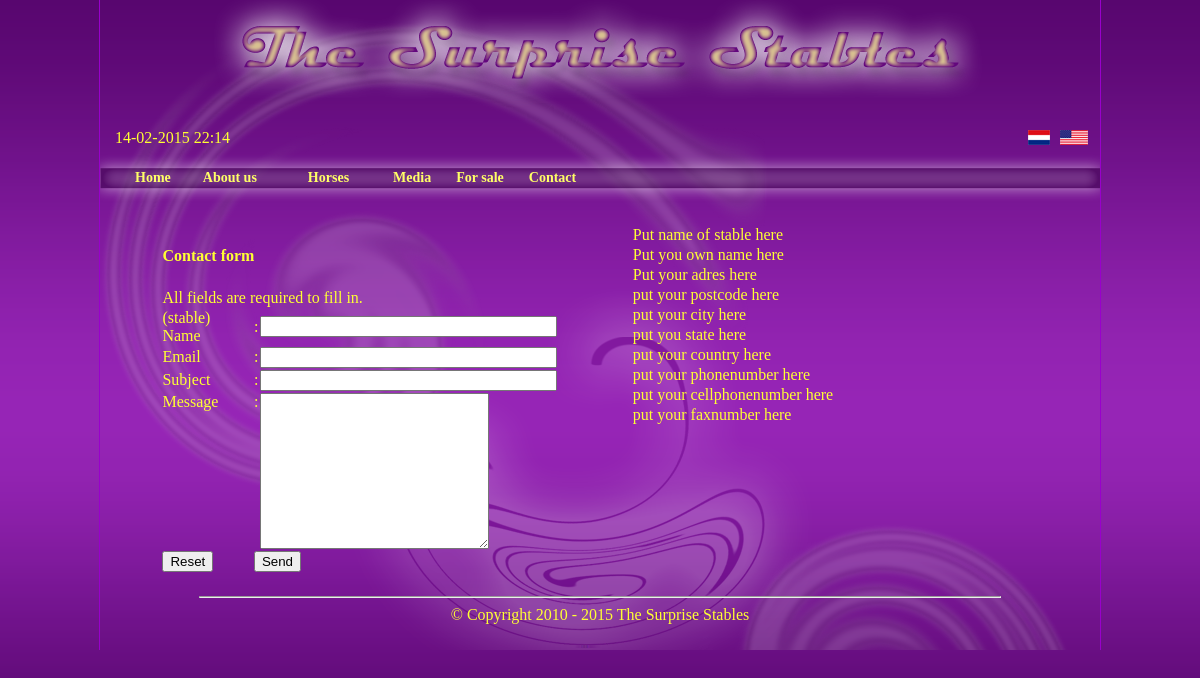
The page /contact.php?lang=en on the database its author committed.
### tables this page shows
CREATE TABLE IF NOT EXISTS `general_contact` (
  `id` mediumint(10) NOT NULL AUTO_INCREMENT,
  `stable` varchar(250) NOT NULL,
  `name` varchar(250) NOT NULL,
  `adres` varchar(250) NOT NULL,
  `postcode` varchar(100) NOT NULL,
  `city` varchar(250) NOT NULL,
  `state` varchar(250) NOT NULL,
  `country` varchar(250) NOT NULL,
  `tel` varchar(100) NOT NULL,
  `cell` varchar(100) NOT NULL,
  `fax` varchar(100) NOT NULL,
  `email` varchar(250) NOT NULL,
  `web` varchar(250) NOT NULL,
  `contactdetails` mediumint(5) NOT NULL,
  `contactform` mediumint(5) NOT NULL,
  PRIMARY KEY (`id`)
);

### config/config.php (called while the page is built, shortened)
<?php
	$menu_set		=	"1";
?>

### lang/en/main.php (called while the page is built, shortened)
<?php
$CONTACT		=	array(
						  "form"		=>	"Contact form",
						  "all fields"	=>	"All fields are required to fill in.",
						  "stable"		=>	"(stable) Name",
						  "email"		=>	"Email",
						  "subject"		=>	"Subject",
						  "message"		=>	"Message",
						  "reset"		=>	"Reset",
						  "submit"		=>	"Send",
						  );
?>

### contact.php (the view, shortened to what this page needs)
<?php
if ($menu_set == 1)
		{
			include ('includes/menu.php');
		}
?>
<div class="overall_body">
   		<div id="body">
        	<div class="body_full">
<?php
$tablename	=	"general_contact";
			$sql ="SELECT * FROM ".$tablename." ";
    				$data = mysql_query($sql);
					if (mysql_num_rows($data)==0)
					echo "No records available";
					else
						{
						$info = mysql_fetch_array( $data );
								$stable			=	$info['stable'];
								$name			=	$info['name'];
								$adres			=	$info['adres'];
								$postcode		=	$info['postcode'];
								$city			=	$info['city'];
								$state			=	$info['state'];
								$country		=	$info['country'];
								$tel			=	$info['tel'];
								$cell			=	$info['cell'];
								$fax			=	$info['fax'];
								$contactdetails	=	$info['contactdetails'];
								$contactform	=	$info['contactform'];
						}
?>
<?php
if ($contactform == "1" && $contactdetails == "1")
	{
		echo "<div class='halve'>";
	}
if ($contactform=="1")
{
?>
<?php
	include ('includes/contact_script.php');
?>
<table>
	<tr>
    	<th colspan="3">
        	<h4>
            	<?php echo $CONTACT['form'] ; ?>
            </h4>
        </th>
    </tr>
	<tr>
    	<th colspan="3">
            <?php echo $CONTACT['all fields'] ; ?>
        </th>
    </tr>
	<tr>
    	<td>
        	<?php echo $CONTACT['stable'] ; ?>
        </td>
        <td>
        	:
        </td>
        <td>
        	<input name="name" type="text" size="34" />
        </td>
    </tr>
    <tr>
    	<td>
        	<?php echo $CONTACT['email'] ; ?>
        </td>
        <td>
        	:
        </td>
        <td>
        	<input name="email" type="text" size="34" />
        </td>
    </tr>
    <tr>
    	<td>
        	<?php echo $CONTACT['subject'] ; ?>
        </td>
        <td>
        	:
        </td>
        <td>
        	<input name="subject" type="text" size="34" />
        </td>
    </tr>
    <tr>
    	<td valign="top">
        	<?php echo $CONTACT['message'] ; ?>
        </td>
        <td valign="top">
        	:
        </td>
        <td>
        	<textarea name="message" cols="26" rows="10"></textarea>
        </td>
    </tr>
    <tr>
    	<td>
        	<input name="reset" type="reset" value="<?php echo $CONTACT['reset'] ; ?>" />
        </td>
        <th colspan="2">
        	<input name="submit" type="submit" value="<?php echo $CONTACT['submit'] ; ?>" />
        </th>
    </tr>
</table>
<?php
}
if ($contactform == "1" && $contactdetails == "1")
	{
		echo "</div>";
	}
if ($contactform == "1" && $contactdetails == "1")
	{
		echo "<div class='halve'>";
	}
if ($contactdetails=="1")
{
?>
<table>
	<tr>
    	<td>
        	<?php echo $stable ; ?>
        </td>
    </tr>
	<tr>
    	<td>
        	<?php echo $name ; ?>
        </td>
    </tr>
	<tr>
    	<td>
        	<?php echo $adres ; ?>
        </td>
    </tr>
	<tr>
    	<td>
        	<?php echo $postcode ; ?>
        </td>
    </tr>
	<tr>
    	<td>
        	<?php echo $city ; ?>
        </td>
    </tr>
	<tr>
    	<td>
        	<?php echo $state ; ?>
        </td>
    </tr>
	<tr>
    	<td>
        	<?php echo $country ; ?>
        </td>
    </tr>
	<tr>
    	<td>
        	<?php echo $tel ; ?>
        </td>
    </tr>
	<tr>
    	<td>
        	<?php echo $cell ; ?>
        </td>
    </tr>
	<tr>
    	<td>
        	<?php echo $fax ; ?>
        </td>
    </tr>
</table>
<?php
}
if ($contactform == "1" && $contactdetails == "1")
	{
		echo "</div>";
	}
?>
   </div>
   </div>
</div>

### style/common.css (style rules this page uses)
html, body { text-align : center; width : 100%; margin : 0px; padding : 0px; background-color: #290333; background-image: url(../images/body_bg.png); background-repeat: repeat; color : #ffff33; min-height : 100%; font-family : Comic Sans MF ; }
div.container { width : 1000px; min-height : 100%; height : auto; min-height : 650px; margin : 0px auto; padding : 0px; background-image: url(../images/container_bg.png); border-left : 1px solid #9900cc; border-right : 1px solid #9900cc; height : 100%; overflow : auto; *overflow : none; float : none; }
div.top { width : 100%; height : 125px; margin : 0 0 0 0; float : left; background-image: url(../images/header.png); background-repeat: no-repeat; }
div.footer { width : 100%; height : 40px; margin : 0 0 0 0; float : left; font-family : Comic Sans MF ; }
#language div.lang { width : 998px; height : 25px; margin : 0 0 0 0; line-height : 25px; float : left; }
#language div.selectflag { width : auto; height : 15px; float : right; margin-top : 5px; margin-right : 10px; border : none; cursor : pointer; }
#language img { border : none; }
#language div.time { width : auto; height : 25px; line-height : 25px; margin-left : 15px; float : left; }
#body div.body_full { width : 98%; height : auto; min-height : 300px; margin : 0 0 0 0; margin-left : 1%; float : left; text-align : justify; }
#body div.halve { width : 45%; height : auto; float : left; margin-left : 3%; }
#body table { width : 90%; margin-left : 5%; margin-right : 5%; margin-top : 15px; margin-bottom : 15px; border : none; border-collapse : collapse; }
#body th { font-weight : normal; }
hr.footer { width : 80%; color : #909; }

### rows shown on the page
general_contact: stable "Put name of stable here", name "Put you own name here", adres "Put your adres here", postcode "put your postcode here", city "put your city here", state "put you state here", country "put your country here", tel "put your phonenumber here", cell "put your cellphonenumber here", fax "put your faxnumber here"

### other values the page prints
$MM_home "Home"
$MM_about "About us"
$MM_horses "Horses"
$MM_media "Media"
$MM_sale "For sale"
$MM_contact "Contact"
$CONTACT['form'] "Contact form"
$CONTACT['all fields'] "All fields are required to fill in."
$CONTACT['stable'] "(stable) Name"
$CONTACT['email'] "Email"
$CONTACT['subject'] "Subject"
$CONTACT['message'] "Message"
